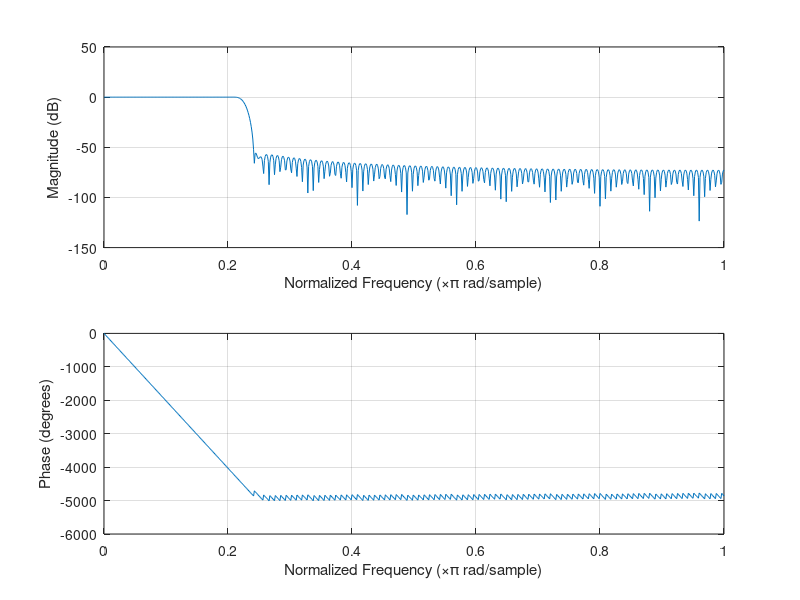

Recreate this plot in MATLAB.
f1 = 5000;
f2 = 2*f1;
f3 = 3*f1;
f4 = 4*f1;
fs = 44000; 
t = 0:(1/fs):1-(1/fs);
x = 1*cos(2*pi*f1*t) + 0.01*cos(2*pi*f2*t) + 0.005*cos(2*pi*f3*t) + 0.001*cos(2*pi*f4*t);
n = length(x);
plot(t, x)
fn = (fs/2);            %frequencia de nyquist 
fc = f1;                %frequencia de corte
%passa baixa
h = fir1(224,fc/fn);
freqz(h,1,50);
